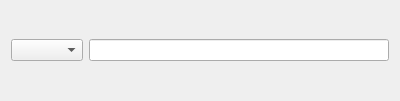
<?xml version="1.0" encoding="UTF-8"?>
<ui version="4.0">
 <class>Form</class>
 <widget class="QWidget" name="Form">
  <property name="geometry">
   <rect>
    <x>0</x>
    <y>0</y>
    <width>400</width>
    <height>101</height>
   </rect>
  </property>
  <property name="windowTitle">
   <string>Form</string>
  </property>
  <layout class="QHBoxLayout" name="horizontalLayout">
   <item>
    <widget class="QComboBox" name="comboBox_1">
     <property name="sizePolicy">
      <sizepolicy hsizetype="Fixed" vsizetype="Fixed">
       <horstretch>0</horstretch>
       <verstretch>0</verstretch>
      </sizepolicy>
     </property>
     <property name="maxVisibleItems">
      <number>16</number>
     </property>
    </widget>
   </item>
   <item>
    <widget class="QLineEdit" name="lineEdit"/>
   </item>
  </layout>
 </widget>
 <resources/>
 <connections/>
</ui>
